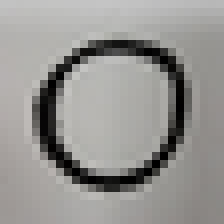
#> input picture images/0/WechatIMG3.png, 28 x 28 px (shown 8 times larger)
$ python PIL_demo.py
#> lines starting #> are read from the running program, lines starting #| are printed output that depends on the picture
#!/usr/bin/env python3
# -*- coding: utf-8 -*-

"""
图片清晰化
"""

from PIL import Image,ImageFilter,ImageDraw,ImageEnhance,ImageOps
import sys
import random

# 打开一个jpg图像文件，注意路径要改成你自己的:
im = Image.open('images/0/WechatIMG3.png')
#> im is the input picture: PIL image 28x28 RGB; mean R, G, B 149.3, 148, 145.2
# im = Image.open('7910463.jpg')

# im = im.filter(ImageFilter.EDGE_ENHANCE)
# im = im.convert('1')

brightness = ImageEnhance.Brightness(im)#获取亮度增强对象
bright_img = brightness.enhance(2.0)#亮度增加两倍
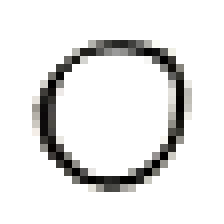
#> bright_img: PIL image 28x28 RGB (shown 8 times larger); mean R, G, B 230.2, 230, 229.4
# bright_img.save("bright.jpg")#保存

sharpness = ImageEnhance.Sharpness(im)#获取图片尖锐化对象
sharp_img = sharpness.enhance(7.0)#尖锐化
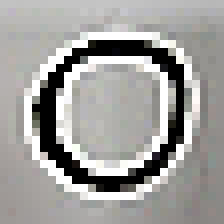
#> sharp_img: PIL image 28x28 RGB (shown 8 times larger); mean R, G, B 159.5, 158.4, 156
# sharp_img.save("sharpness.jpg")#保存

contrast = ImageEnhance.Contrast(im)#获取对比度对象
contrast_img = contrast.enhance(2.0)#增加对比度
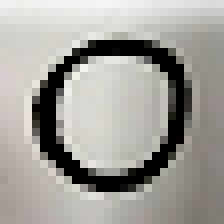
#> contrast_img: PIL image 28x28 RGB (shown 8 times larger); mean R, G, B 161, 158.5, 153.2
# contrast_img.save("contrast.jpg")

def processImage(im):
    im = im.convert("L")
#> im: PIL image 28x28 L

    im = ImageEnhance.Brightness(im)
    im = im.enhance(2.0)
    im = ImageEnhance.Contrast(im)
    im = im.enhance(2.0)
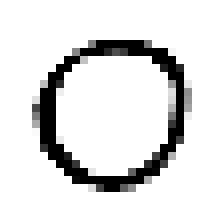
#> im: PIL image 28x28 L (shown 8 times larger); min 0, max 255, mean 223
    im = ImageEnhance.Sharpness(im)
    im = im.enhance(5.0)
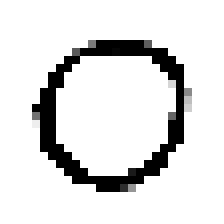
#> im: PIL image 28x28 L (shown 8 times larger); min 0, max 255, mean 222.7

    im = ImageOps.invert(im)
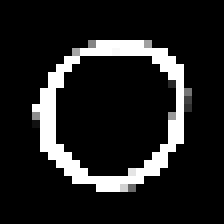
#> im: PIL image 28x28 L (shown 8 times larger); min 0, max 255, mean 32.3
    return im

im = processImage(im)
im.save('result1.png')

# # 获得图像尺寸:
# w, h = im.size
#
# print(w,h)
#
# for h in range(h):
#     for w in range(w):
#         # print(*im.getpixel((w, h))[:3])
#         print(im.getpixel((w, h)))

# 缩放到50%:
# im.thumbnail((w//2, h//2))
# # 把缩放后的图像用jpeg格式保存:
# im.save('WechatMG3thumbnail.png', 'png')


#
# im2 = Image.open('images/0/WechatIMG3.png')
# im2 = im.filter(ImageFilter.BLUR)
# im2.save('WechatMG3thumbnail2.png', 'png')
